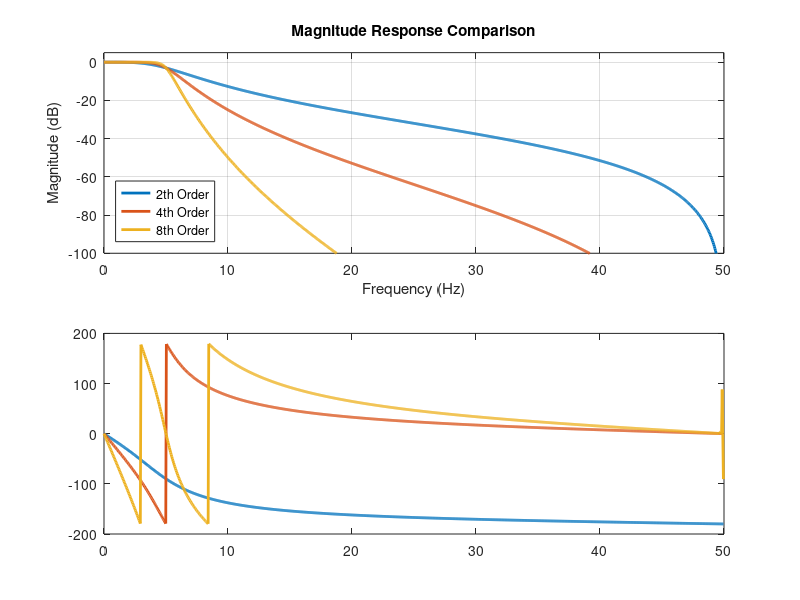

This figure's MATLAB source: (Note: this script raises an error after producing the figure.)
% Generate_Filter_Coefficients.m
% Generates IIR Butterworth filter coefficients for 2nd, 4th, and 8th order
% filters with Fc=5Hz and Fs=100Hz

clc;
clear;
close all;

% Filter Parameters
Fs = 100;           % Sampling frequency (Hz)
Fc = 5;             % Cutoff frequency (Hz)
Wn = Fc/(Fs/2);     % Normalized cutoff frequency

fprintf('=== IIR Butterworth Filter Coefficient Generator ===\n');
fprintf('Sampling Frequency (Fs): %d Hz\n', Fs);
fprintf('Cutoff Frequency (Fc): %d Hz\n', Fc);
fprintf('Normalized Cutoff (Wn): %.4f\n\n', Wn);

% Generate filters of different orders
orders = [2, 4, 8];

for i = 1:length(orders)
    order = orders(i);
    
    % Design Butterworth filter
    [b, a] = butter(order, Wn, 'low');
    
    fprintf('--- %dth Order Butterworth Filter ---\n', order);
    fprintf('Numerator Coefficients (B):\n');
    fprintf('const float B_COEFFS_%d[%d] = {', order, order+1);
    for j = 1:length(b)
        fprintf('%.6ff', b(j));
        if j < length(b)
            fprintf(', ');
        end
    end
    fprintf('};\n\n');
    
    fprintf('Denominator Coefficients (A):\n');
    fprintf('const float A_COEFFS_%d[%d] = {', order, order+1);
    for j = 1:length(a)
        fprintf('%.6ff', a(j));
        if j < length(a)
            fprintf(', ');
        end
    end
    fprintf('};\n\n');
    
    % Frequency response analysis
    [H, F] = freqz(b, a, 1024, Fs);
    mag_dB = 20*log10(abs(H));
    
    % Find -3dB point
    idx_3dB = find(mag_dB >= -3, 1, 'last');
    fc_actual = F(idx_3dB);
    
    fprintf('Actual -3dB cutoff frequency: %.2f Hz\n', fc_actual);
    fprintf('Attenuation at Nyquist (50Hz): %.2f dB\n\n', mag_dB(end));
end

% Plot frequency responses for comparison
figure('Name', 'Filter Frequency Responses', 'Position', [100, 100, 1200, 800]);

for i = 1:length(orders)
    order = orders(i);
    [b, a] = butter(order, Wn, 'low');
    [H, F] = freqz(b, a, 1024, Fs);
    mag_dB = 20*log10(abs(H));
    phase_deg = angle(H) * 180/pi;
    
    % Magnitude plot
    subplot(2, 1, 1);
    plot(F, mag_dB, 'LineWidth', 2, 'DisplayName', sprintf('%dth Order', order));
    hold on;
    
    % Phase plot
    subplot(2, 1, 2);
    plot(F, phase_deg, 'LineWidth', 2, 'DisplayName', sprintf('%dth Order', order));
    hold on;
end

% Format magnitude plot
subplot(2, 1, 1);
grid on;
xlabel('Frequency (Hz)');
ylabel('Magnitude (dB)');
title('Magnitude Response Comparison');
legend('Location', 'southwest');
xlim([0, 50]);
ylim([-100, 5]);
yline(-3, '--r', '-3dB', 'LabelHorizontalAlignment', 'left');
xline(Fc, '--k', 'Fc=5Hz', 'LabelVerticalAlignment', 'bottom');

% Format phase plot
subplot(2, 1, 2);
grid on;
xlabel('Frequency (Hz)');
ylabel('Phase (degrees)');
title('Phase Response Comparison');
legend('Location', 'southwest');
xlim([0, 50]);

fprintf('=== Filter Design Complete ===\n');
fprintf('Copy the coefficients above into your main.c file.\n');
